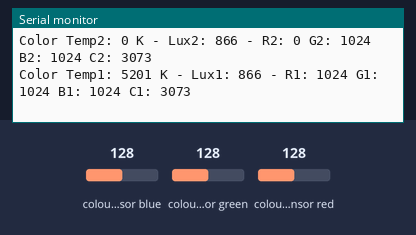
Bench run of a sketch on a simulated Arduino Uno, built with avr-gcc and run on an emulated ATmega328P. Shown: the last lines printed to the serial monitor. Inputs (shaded band) come from the test bench; at power-on: colour sensor blue 128, colour sensor green 128, colour sensor red 128.

Above: at 1.2 s.
1.3 s: colour sensor blue set to 5
At 1.36 s:
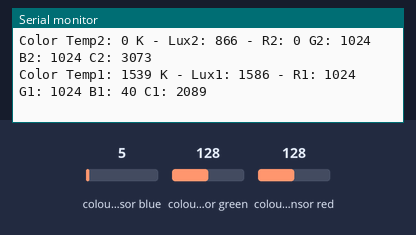
4.3 s: colour sensor green set to 5
At 4.36 s:
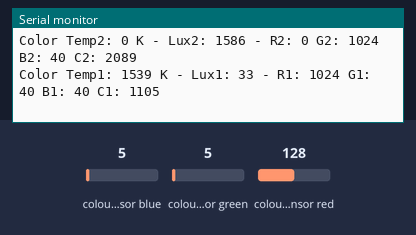
7.3 s: colour sensor red set to 5
At 7.4 s:
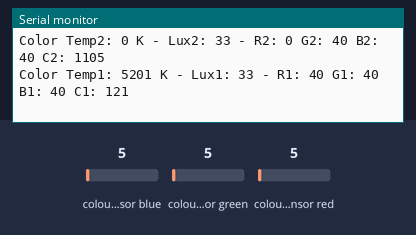
10.3 s: colour sensor blue set to 128
At 10.35 s:
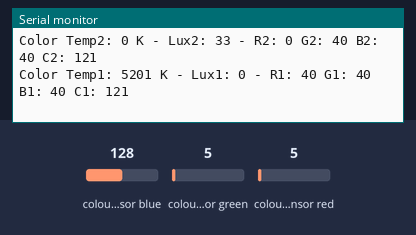
13.3 s: colour sensor green set to 191
At 13.58 s:
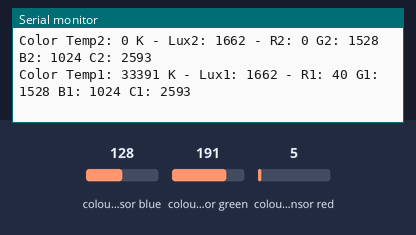
16.3 s: colour sensor blue set to 64
At 16.46 s:
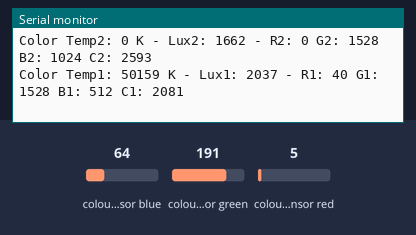
Timing chart, 0 to 19.3 s (numbered marks = the images above; inputs shaded):
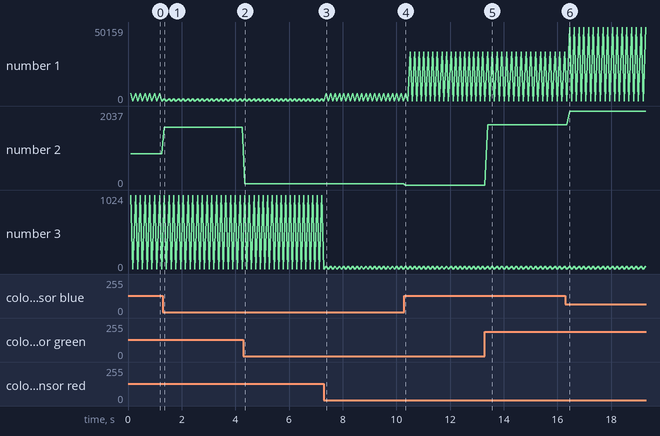

Measured:
- after the input at 1.3 s, the serial monitor: prints a new line after 0.05 s (image 1)
- after the input at 4.3 s, the serial monitor: prints a new line after 0.06 s (image 2)
- after the input at 7.3 s, the serial monitor: prints a new line after 0.09 s (image 3)
- after the input at 10.3 s, the serial monitor: prints a new line after 0.05 s (image 4)
- after the input at 13.3 s, the serial monitor: prints a new line after 0.09 s (image 5)
- after the input at 16.3 s, the serial monitor: prints a new line after 0.15 s (image 6)
- plotted number 1: 33391 → 50159 after the input at 16.3 s
- plotted number 2: 866 → 1586 after the input at 1.3 s, 1586 → 33 after the input at 4.3 s, 0 → 1662 after the input at 13.3 s, 1662 → 2037 after the input at 16.3 s

The sketch:

RBGSensor.ino
```cpp
#include <Wire.h>
#include "Adafruit_TCS34725.h"

/* Example code for the Adafruit TCS34725 breakout library */

/* Connect SCL    to SCL (21)
   Connect SDA    to SDA (20)
   Connect VDD    to 3.3V DC
   Connect GROUND to common ground */

/* Initialise with default values (int time = 2.4ms, gain = 1x) */
// Adafruit_TCS34725 tcs = Adafruit_TCS34725();

/* Initialise with specific int time and gain values */
Adafruit_TCS34725 tcs1 = Adafruit_TCS34725(TCS34725_INTEGRATIONTIME_614MS, TCS34725_GAIN_1X);

Adafruit_TCS34725 tcs2 = Adafruit_TCS34725(TCS34725_INTEGRATIONTIME_614MS, TCS34725_GAIN_1X);

void setup(void) {
  Serial.begin(9600);
//for (int i = 0, i < 2, i++){
  if (!tcs1.begin()) {
    Serial.println("sensor 1 broken");
  }

  if (!tcs1.begin()) {
    Serial.println("sensor 2 broken");
  }
  // Now we're ready to get readings!
}
void loop(void) {
  uint16_t r1, g1, b1, c1, colorTemp1, lux1;
  uint16_t r2, g2, b2, c2, colorTemp2, lux2;

  tcs1.getRawData(&r1, &g1, &b1, &c1);
  tcs2.getRawData(&r1, &g2, &b2, &c2);
  // colorTemp = tcs.calculateColorTemperature(r, g, b);
  colorTemp1 = tcs1.calculateColorTemperature_dn40(r1, g1, b1, c1);
  colorTemp2 = tcs2.calculateColorTemperature_dn40(r2, g2, b2, c2);
  lux1 = tcs1.calculateLux(r2, g2, b2);
  lux2 = tcs2.calculateLux(r2, g2, b2);

  Serial.print("Color Temp1: "); Serial.print(colorTemp1, DEC); Serial.print(" K - ");
  Serial.print("Lux1: "); Serial.print(lux1, DEC); Serial.print(" - ");
  Serial.print("R1: "); Serial.print(r1, DEC); Serial.print(" ");
  Serial.print("G1: "); Serial.print(g1, DEC); Serial.print(" ");
  Serial.print("B1: "); Serial.print(b1, DEC); Serial.print(" ");
  Serial.print("C1: "); Serial.print(c1, DEC); Serial.print(" ");
  Serial.println(" ");
  Serial.print("Color Temp2: "); Serial.print(colorTemp2, DEC); Serial.print(" K - ");
  Serial.print("Lux2: "); Serial.print(lux2, DEC); Serial.print(" - ");
  Serial.print("R2: "); Serial.print(r2, DEC); Serial.print(" ");
  Serial.print("G2: "); Serial.print(g2, DEC); Serial.print(" ");
  Serial.print("B2: "); Serial.print(b2, DEC); Serial.print(" ");
  Serial.print("C2: "); Serial.print(c2, DEC); Serial.print(" ");
  Serial.println(" ");
}
```
